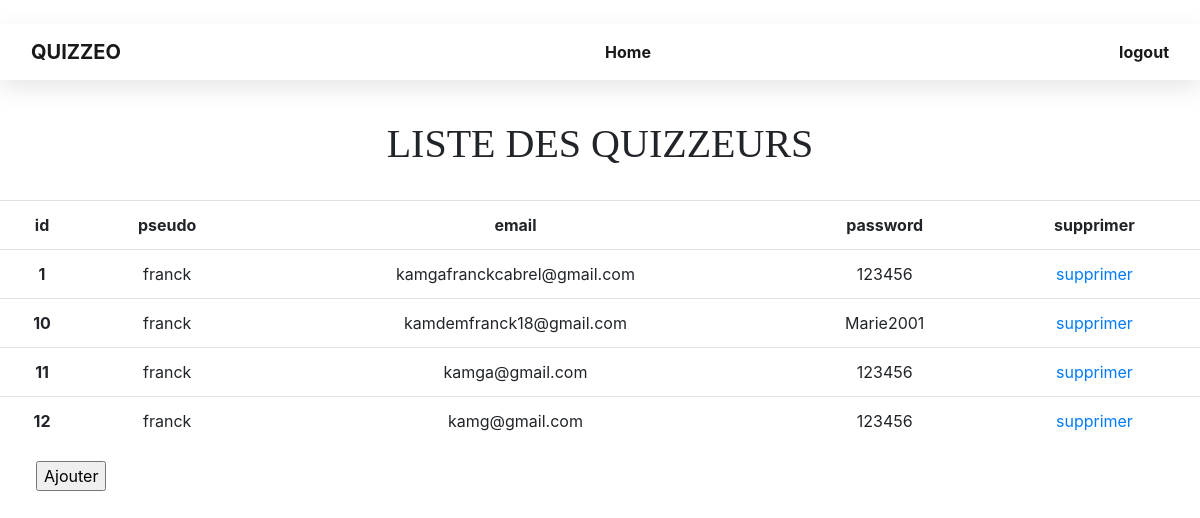
/list_quizzeur.php, run on the app's committed database.
### tables this page shows
CREATE TABLE IF NOT EXISTS `user` (
  `id` int(11) NOT NULL AUTO_INCREMENT,
  `pseudo` text NOT NULL,
  `email` text NOT NULL,
  `password` text NOT NULL,
  PRIMARY KEY (`id`)
);

### list_quizzeur.php (the view, shortened to what this page needs)
<?php include 'database.php'; ?>
 <?php
  $query = "SELECT * FROM `user`";
  $result = $conn->query($query) or die($conn->error.__LINE__);
 ?>
<!DOCTYPE html>
<html lang="fr">
<head>
    <link rel="stylesheet" href="syt.css">
    <link rel="stylesheet" href="https://cdn.jsdelivr.net/npm/bootstrap@4.6.1/dist/css/bootstrap.min.css">
</head>
<body style=" background-image: url(https://media.istockphoto.com/photos/gray-mottled-background-abstract-wallpaper-pattern-picture-id1137984555?k=20&m=1137984555&s=612x612&w=0&h=Uhx_b_XIydCT3IJftG5R-uv81vJ8WczjLG5OnxAAL8k=);">
<nav class="navbar navbar-expand-lg navbar-light bg-nav">
  <div class="container-fluid">
    <a class="navbar-brand" href="#">QUIZZEO</a>
    <div class="collapse navbar-collapse" id="navbarText">
      <ul class="navbar-nav m-auto mb-2 mb-lg-0">
        <li class="nav-item">
          <a class="nav-link active" aria-current="page" href="administrateur.php">Home</a>
        </li>
      </ul>
      <span class="navbar-text">
      <a href='deco.php'> logout </a>
      </span>
    </div>
  </div>
</nav>
          <button class="navbar-toggler" type="button" data-bs-toggle="collapse" data-bs-target="#navbarSupportedContent" aria-controls="navbarSupportedContent" aria-expanded="false" aria-label="Toggle navigation">
            <span class="navbar-toggler-icon"></span>
          </button>
    <center>
        <h1 style="font-family: script;" > LISTE DES QUIZZEURS</h1> <br>
    </center>
<table class="table" >
<tr>
        <th scope="col">id</th>
        <th scope="col">pseudo</th>
        <th scope="col">email</th>
        <th scope="col">password</th>
        <th scope="col">supprimer</th>
    </tr>
    <tr>
       <?php while ($quiz = $result->fetch_array()) {
        echo "<tr>
                 <th>$quiz[id]</th>
                 <td>$quiz[pseudo]</td>
                 <td>$quiz[email]</td>
                 <td>$quiz[password]</td>
                 <td><a href='supp.php'>supprimer</a></td>
                 </tr>";
       } ?>
</tr>
        </table>
        <input type="button" style="margin-left: 3%;" value="Ajouter" onclick="window.location.href='inscriptionq.php'"></button><br>
</body>
</html>

### syt.css (style rules this page uses)
.bg-nav { box-shadow:0 .5rem 1.5rem rgba(0,0,0,.1); background: #fff; z-index: 1000; }
.navbar .navbar-brand { color: #0f056b; font-weight: bold; }
.navbar-light .navbar-nav .nav-link { color: #666; font-weight: bold; }
.navbar-text { color: #666; font-weight: bold; }

### list_quizzeur.php (style rules this page uses)
th,td { padding:0.7em; text-align: center; }

### data on the page
user: id "1", pseudo "franck", email "kamgafranckcabrel@gmail.com", password "123456"
user: id "10", pseudo "franck", email "kamdemfranck18@gmail.com", password "Marie2001"
user: id "11", pseudo "franck", email "kamga@gmail.com", password "123456"
user: id "12", pseudo "franck", email "kamg@gmail.com", password "123456"
